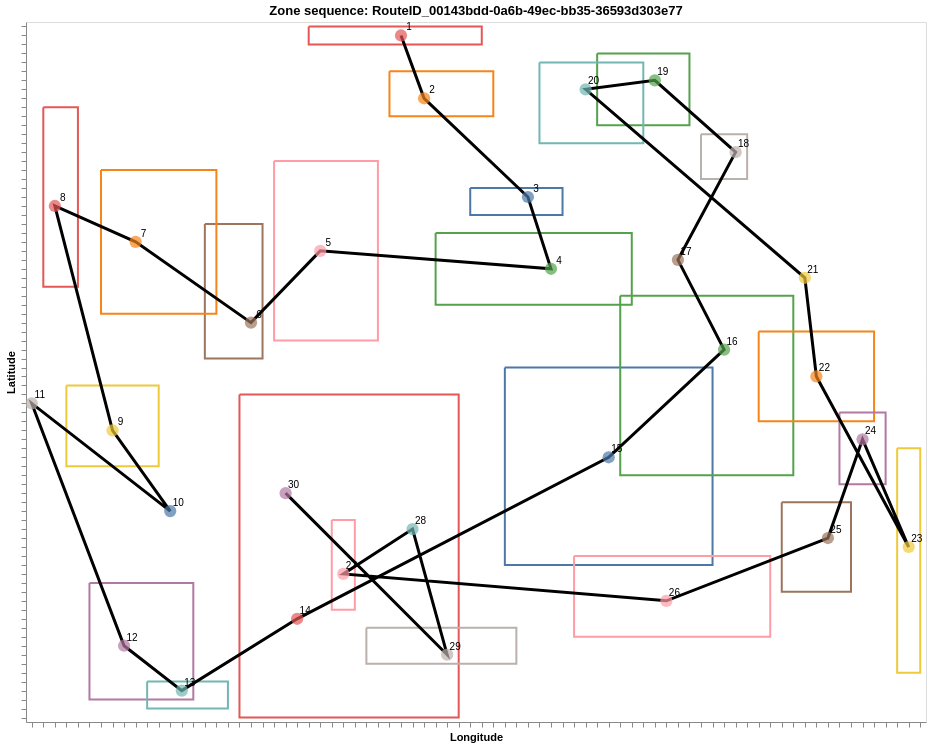

Notebook code cell kept with this figure:
### Markdown cell above
# plot del percorso per zone 'reduced'

### Code cell
import pandas as pd
import altair as alt

zone_sequences_reduced = pd.read_csv(
    "../data_flat/zone_sequences_reduced.csv")
route_id = "RouteID_00143bdd-0a6b-49ec-bb35-36593d303e77"

route = (
    zone_sequences_reduced[
        zone_sequences_reduced["route_id"] == route_id
    ]
    .sort_values("zone_sequence_reduced")
    .copy()
)

# centroidi dei box

route["lng"] = route["center_lon"]

route["lat"] = route["center_lat"]



#bounding box

boxes = []

for _, r in route.iterrows():

    vertices = [
        (r["min_lng"], r["min_lat"]),
        (r["max_lng"], r["min_lat"]),
        (r["max_lng"], r["max_lat"]),
        (r["min_lng"], r["max_lat"]),
        (r["min_lng"], r["min_lat"])
    ]

    for order, (lng, lat) in enumerate(vertices):

        boxes.append({
            "route_id": r["route_id"],
            "zone_id": r["zone_id"],
            "zone_sequence_reduced": r["zone_sequence_reduced"],
            "lng": lng,
            "lat": lat,
            "order": order
        })

boxes_df = pd.DataFrame(boxes)

#rettangoli

rectangles = (
    alt.Chart(boxes_df)
    .mark_line(strokeWidth=2)
    .encode(
        x=alt.X("lng:O"),
        y=alt.Y("lat:O"),
        color=alt.Color("zone_id:N"),
        detail="zone_sequence_reduced:N",
        order="order:Q",
        tooltip=[
            "zone_id:N",
            "zone_sequence_reduced:Q"
        ]
    )
)

#percorso secondo zone seq reduced

path = (
    alt.Chart(route)
    .mark_line(
        color="black",
        strokeWidth=3
    )
    .encode(
        x=alt.X("lng:O"),
        y=alt.Y("lat:O"),
        order="zone_sequence_reduced:Q"
    )
)

#centro zona come media

points = (
    alt.Chart(route)
    .mark_circle(size=150)
    .encode(
        x=alt.X("lng:O"),
        y=alt.Y("lat:O"),
        color=alt.Color("zone_id:N", legend=None),
        tooltip=[
            "zone_id:N",
            "zone_sequence_reduced:Q"
        ]
    )
)

#labels

labels = (
    alt.Chart(route)
    .mark_text(
        dx=8,
        dy=-8,
        fontSize=10,
        color="black"
    )
    .encode(
        x=alt.X("lng:O"),
        y=alt.Y("lat:O"),
        text="zone_sequence_reduced:Q"
    )
)

chart = (
    alt.layer(
        rectangles,
        path,
        points,
        labels
    )
    .encode(
       x=alt.X(
    "lng:O",
    title="Longitude",
    axis=alt.Axis(labels=False)
),
y=alt.Y(
    "lat:O",
    title="Latitude",
    axis=alt.Axis(labels=False)
)
    )
    .properties(
        width=900,
        height=700,
        title=f"Zone sequence: {route_id}"
    )
)

chart

### Figure 1 — Vega-Lite specification as saved in the notebook (floating-point values rounded to 4 significant figures; data arrays with more than 128 entries replaced by an {"elided": "..."} marker saying what was removed)
{"config": {"view": {"continuousWidth": 300, "continuousHeight": 300}}, "layer": [{"data": {"name": "data-7f36cac64d24d61c11b3f291a98f8d0d"}, "mark": {"type": "line", "strokeWidth": 2}, "encoding": {"color": {"field": "zone_id", "type": "nominal"}, "detail": {"field": "zone_sequence_reduced", "type": "nominal"}, "order": {"field": "order", "type": "quantitative"}, "tooltip": [{"field": "zone_id", "type": "nominal"}, {"field": "zone_sequence_reduced", "type": "quantitative"}], "x": {"field": "lng", "type": "ordinal"}, "y": {"field": "lat", "type": "ordinal"}}}, {"data": {"name": "data-60f301a16dfda57ea478ffc974310a45"}, "mark": {"type": "line", "color": "black", "strokeWidth": 3}, "encoding": {"order": {"field": "zone_sequence_reduced", "type": "quantitative"}, "x": {"field": "lng", "type": "ordinal"}, "y": {"field": "lat", "type": "ordinal"}}}, {"data": {"name": "data-60f301a16dfda57ea478ffc974310a45"}, "mark": {"type": "circle", "size": 150}, "encoding": {"color": {"field": "zone_id", "legend": null, "type": "nominal"}, "tooltip": [{"field": "zone_id", "type": "nominal"}, {"field": "zone_sequence_reduced", "type": "quantitative"}], "x": {"field": "lng", "type": "ordinal"}, "y": {"field": "lat", "type": "ordinal"}}}, {"data": {"name": "data-60f301a16dfda57ea478ffc974310a45"}, "mark": {"type": "text", "color": "black", "dx": 8, "dy": -8, "fontSize": 10}, "encoding": {"text": {"field": "zone_sequence_reduced", "type": "quantitative"}, "x": {"field": "lng", "type": "ordinal"}, "y": {"field": "lat", "type": "ordinal"}}}], "encoding": {"x": {"axis": {"labels": false}, "field": "lng", "title": "Longitude", "type": "ordinal"}, "y": {"axis": {"labels": false}, "field": "lat", "title": "Latitude", "type": "ordinal"}}, "height": 700, "title": "Zone sequence: RouteID_00143bdd-0a6b-49ec-bb35-36593d303e77", "width": 900, "$schema": "https://vega.github.io/schema/vega-lite/v5.20.1.json", "datasets": {"data-7f36cac64d24d61c11b3f291a98f8d0d": {"elided": "150 records"}, "data-60f301a16dfda57ea478ffc974310a45": [{"route_id": "RouteID_00143bdd-0a6b-49ec-bb35-36593d303e77", "zone_id": "A-2.2A", "min_lat": 34.09, "max_lat": 34.09, "min_lng": -118.3, "max_lng": -118.3, "center_lat": 34.09, "center_lon": -118.3, "zone_sequence_reduced": 1, "lng": -118.3, "lat": 34.09}, {"route_id": "RouteID_00143bdd-0a6b-49ec-bb35-36593d303e77", "zone_id": "A-2.1A", "min_lat": 34.09, "max_lat": 34.09, "min_lng": -118.3, "max_lng": -118.3, "center_lat": 34.09, "center_lon": -118.3, "zone_sequence_reduced": 2, "lng": -118.3, "lat": 34.09}, {"route_id": "RouteID_00143bdd-0a6b-49ec-bb35-36593d303e77", "zone_id": "A-1.1A", "min_lat": 34.09, "max_lat": 34.09, "min_lng": -118.3, "max_lng": -118.3, "center_lat": 34.09, "center_lon": -118.3, "zone_sequence_reduced": 3, "lng": -118.3, "lat": 34.09}, {"route_id": "RouteID_00143bdd-0a6b-49ec-bb35-36593d303e77", "zone_id": "A-1.2A", "min_lat": 34.09, "max_lat": 34.09, "min_lng": -118.3, "max_lng": -118.3, "center_lat": 34.09, "center_lon": -118.3, "zone_sequence_reduced": 4, "lng": -118.3, "lat": 34.09}, {"route_id": "RouteID_00143bdd-0a6b-49ec-bb35-36593d303e77", "zone_id": "A-1.3A", "min_lat": 34.09, "max_lat": 34.1, "min_lng": -118.3, "max_lng": -118.3, "center_lat": 34.09, "center_lon": -118.3, "zone_sequence_reduced": 5, "lng": -118.3, "lat": 34.09}, {"route_id": "RouteID_00143bdd-0a6b-49ec-bb35-36593d303e77", "zone_id": "A-1.3B", "min_lat": 34.09, "max_lat": 34.1, "min_lng": -118.3, "max_lng": -118.3, "center_lat": 34.09, "center_lon": -118.3, "zone_sequence_reduced": 6, "lng": -118.3, "lat": 34.09}, {"route_id": "RouteID_00143bdd-0a6b-49ec-bb35-36593d303e77", "zone_id": "A-1.1B", "min_lat": 34.09, "max_lat": 34.09, "min_lng": -118.3, "max_lng": -118.3, "center_lat": 34.09, "center_lon": -118.3, "zone_sequence_reduced": 7, "lng": -118.3, "lat": 34.09}, {"route_id": "RouteID_00143bdd-0a6b-49ec-bb35-36593d303e77", "zone_id": "A-1.1C", "min_lat": 34.09, "max_lat": 34.09, "min_lng": -118.3, "max_lng": -118.3, "center_lat": 34.09, "center_lon": -118.3, "zone_sequence_reduced": 8, "lng": -118.3, "lat": 34.09}, {"route_id": "RouteID_00143bdd-0a6b-49ec-bb35-36593d303e77", "zone_id": "A-1.2C", "min_lat": 34.1, "max_lat": 34.1, "min_lng": -118.3, "max_lng": -118.3, "center_lat": 34.1, "center_lon": -118.3, "zone_sequence_reduced": 9, "lng": -118.3, "lat": 34.1}, {"route_id": "RouteID_00143bdd-0a6b-49ec-bb35-36593d303e77", "zone_id": "A-1.3D", "min_lat": 34.1, "max_lat": 34.1, "min_lng": -118.3, "max_lng": -118.3, "center_lat": 34.1, "center_lon": -118.3, "zone_sequence_reduced": 10, "lng": -118.3, "lat": 34.1}, {"route_id": "RouteID_00143bdd-0a6b-49ec-bb35-36593d303e77", "zone_id": "A-1.3C", "min_lat": 34.1, "max_lat": 34.1, "min_lng": -118.3, "max_lng": -118.3, "center_lat": 34.1, "center_lon": -118.3, "zone_sequence_reduced": 11, "lng": -118.3, "lat": 34.1}, {"route_id": "RouteID_00143bdd-0a6b-49ec-bb35-36593d303e77", "zone_id": "A-1.2D", "min_lat": 34.1, "max_lat": 34.1, "min_lng": -118.3, "max_lng": -118.3, "center_lat": 34.1, "center_lon": -118.3, "zone_sequence_reduced": 12, "lng": -118.3, "lat": 34.1}, {"route_id": "RouteID_00143bdd-0a6b-49ec-bb35-36593d303e77", "zone_id": "A-1.1D", "min_lat": 34.1, "max_lat": 34.1, "min_lng": -118.3, "max_lng": -118.3, "center_lat": 34.1, "center_lon": -118.3, "zone_sequence_reduced": 13, "lng": -118.3, "lat": 34.1}, {"route_id": "RouteID_00143bdd-0a6b-49ec-bb35-36593d303e77", "zone_id": "P-13.2A", "min_lat": 34.1, "max_lat": 34.1, "min_lng": -118.3, "max_lng": -118.3, "center_lat": 34.1, "center_lon": -118.3, "zone_sequence_reduced": 14, "lng": -118.3, "lat": 34.1}, {"route_id": "RouteID_00143bdd-0a6b-49ec-bb35-36593d303e77", "zone_id": "P-13.1C", "min_lat": 34.1, "max_lat": 34.1, "min_lng": -118.3, "max_lng": -118.3, "center_lat": 34.1, "center_lon": -118.3, "zone_sequence_reduced": 15, "lng": -118.3, "lat": 34.1}, {"route_id": "RouteID_00143bdd-0a6b-49ec-bb35-36593d303e77", "zone_id": "P-13.2C", "min_lat": 34.09, "max_lat": 34.1, "min_lng": -118.3, "max_lng": -118.3, "center_lat": 34.1, "center_lon": -118.3, "zone_sequence_reduced": 16, "lng": -118.3, "lat": 34.1}, {"route_id": "RouteID_00143bdd-0a6b-49ec-bb35-36593d303e77", "zone_id": "P-13.3C", "min_lat": 34.09, "max_lat": 34.09, "min_lng": -118.3, "max_lng": -118.3, "center_lat": 34.09, "center_lon": -118.3, "zone_sequence_reduced": 17, "lng": -118.3, "lat": 34.09}, {"route_id": "RouteID_00143bdd-0a6b-49ec-bb35-36593d303e77", "zone_id": "P-13.3D", "min_lat": 34.09, "max_lat": 34.09, "min_lng": -118.3, "max_lng": -118.3, "center_lat": 34.09, "center_lon": -118.3, "zone_sequence_reduced": 18, "lng": -118.3, "lat": 34.09}, {"route_id": "RouteID_00143bdd-0a6b-49ec-bb35-36593d303e77", "zone_id": "A-2.3B", "min_lat": 34.09, "max_lat": 34.09, "min_lng": -118.3, "max_lng": -118.3, "center_lat": 34.09, "center_lon": -118.3, "zone_sequence_reduced": 19, "lng": -118.3, "lat": 34.09}, {"route_id": "RouteID_00143bdd-0a6b-49ec-bb35-36593d303e77", "zone_id": "A-2.3A", "min_lat": 34.09, "max_lat": 34.09, "min_lng": -118.3, "max_lng": -118.3, "center_lat": 34.09, "center_lon": -118.3, "zone_sequence_reduced": 20, "lng": -118.3, "lat": 34.09}, {"route_id": "RouteID_00143bdd-0a6b-49ec-bb35-36593d303e77", "zone_id": "P-13.2D", "min_lat": 34.09, "max_lat": 34.09, "min_lng": -118.3, "max_lng": -118.3, "center_lat": 34.09, "center_lon": -118.3, "zone_sequence_reduced": 21, "lng": -118.3, "lat": 34.09}, {"route_id": "RouteID_00143bdd-0a6b-49ec-bb35-36593d303e77", "zone_id": "P-13.1D", "min_lat": 34.09, "max_lat": 34.1, "min_lng": -118.3, "max_lng": -118.3, "center_lat": 34.1, "center_lon": -118.3, "zone_sequence_reduced": 22, "lng": -118.3, "lat": 34.1}, {"route_id": "RouteID_00143bdd-0a6b-49ec-bb35-36593d303e77", "zone_id": "P-12.1D", "min_lat": 34.1, "max_lat": 34.1, "min_lng": -118.3, "max_lng": -118.3, "center_lat": 34.1, "center_lon": -118.3, "zone_sequence_reduced": 23, "lng": -118.3, "lat": 34.1}, {"route_id": "RouteID_00143bdd-0a6b-49ec-bb35-36593d303e77", "zone_id": "P-12.2D", "min_lat": 34.1, "max_lat": 34.1, "min_lng": -118.3, "max_lng": -118.3, "center_lat": 34.1, "center_lon": -118.3, "zone_sequence_reduced": 24, "lng": -118.3, "lat": 34.1}, {"route_id": "RouteID_00143bdd-0a6b-49ec-bb35-36593d303e77", "zone_id": "P-12.3D", "min_lat": 34.1, "max_lat": 34.1, "min_lng": -118.3, "max_lng": -118.3, "center_lat": 34.1, "center_lon": -118.3, "zone_sequence_reduced": 25, "lng": -118.3, "lat": 34.1}, {"route_id": "RouteID_00143bdd-0a6b-49ec-bb35-36593d303e77", "zone_id": "P-12.3C", "min_lat": 34.1, "max_lat": 34.1, "min_lng": -118.3, "max_lng": -118.3, "center_lat": 34.1, "center_lon": -118.3, "zone_sequence_reduced": 26, "lng": -118.3, "lat": 34.1}, {"route_id": "RouteID_00143bdd-0a6b-49ec-bb35-36593d303e77", "zone_id": "P-13.3B", "min_lat": 34.1, "max_lat": 34.1, "min_lng": -118.3, "max_lng": -118.3, "center_lat": 34.1, "center_lon": -118.3, "zone_sequence_reduced": 27, "lng": -118.3, "lat": 34.1}, {"route_id": "RouteID_00143bdd-0a6b-49ec-bb35-36593d303e77", "zone_id": "P-13.2B", "min_lat": 34.1, "max_lat": 34.1, "min_lng": -118.3, "max_lng": -118.3, "center_lat": 34.1, "center_lon": -118.3, "zone_sequence_reduced": 28, "lng": -118.3, "lat": 34.1}, {"route_id": "RouteID_00143bdd-0a6b-49ec-bb35-36593d303e77", "zone_id": "P-13.1B", "min_lat": 34.1, "max_lat": 34.1, "min_lng": -118.3, "max_lng": -118.3, "center_lat": 34.1, "center_lon": -118.3, "zone_sequence_reduced": 29, "lng": -118.3, "lat": 34.1}, {"route_id": "RouteID_00143bdd-0a6b-49ec-bb35-36593d303e77", "zone_id": "P-13.3A", "min_lat": 34.1, "max_lat": 34.1, "min_lng": -118.3, "max_lng": -118.3, "center_lat": 34.1, "center_lon": -118.3, "zone_sequence_reduced": 30, "lng": -118.3, "lat": 34.1}]}}
